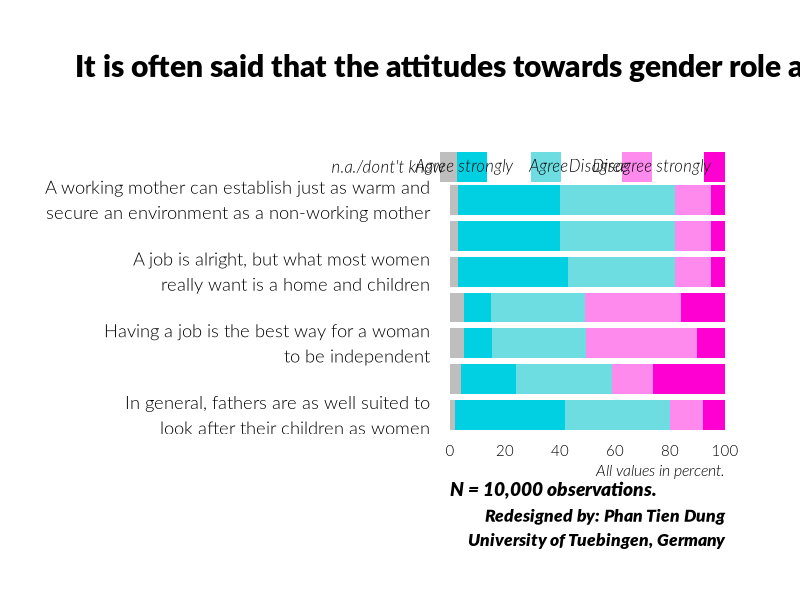

Write the R code that produced this figure. (Note: this script raises an error after producing the figure.)
library(readxl)
library(readr)
library(tidyverse)
library(pdftools)
library(graphics)

# Different kind of barchart multiple;
# The data was created by author.

myC_v159 <- "A working mother can establish just as warm and\nsecure an environment as a non-working mother"
myC_v160 <- "A pre-school child is likely to suffer if\nhis or her mother is working"
myC_v161 <- "A job is alright, but what most women\nreally want is a home and children"
myC_v162 <- "Being a housewife is just as fulfilling as\nworking"
myC_v163 <- "Having a job is the best way for a woman\nto be independent"
myC_v164 <- "Both the husband and wife should contribute\nto the family income"
myC_v165 <- "In general, fathers are as well suited to\nlook after their children as women"
myC_v166 <- "Men should take as much responsibility\nas women for their household and children"
myNames <- c(myC_v165, myC_v164, myC_v163, myC_v162, myC_v161, myC_v160, myC_v159)


# Create hypothetical data;

c1 <- c(2,40,38,12,8)
c2 <- c(4,20,35,15,26)
c3 <- c(5,10,34,40,10)
c4 <- c(5,10,34,35,16)
c5 <- c(3,40,39,13,5)
c6 <- c(3,37,42,13,5)
c7 <- c(4,30,42,16,8)

# Convert into percentage;

d1 <- c1/sum(c1)
d2 <- c2/sum(c2)
d3 <- c3/sum(c3)
d4 <- c4/sum(c4)
d5 <- c5/sum(c5)
d6 <- c6/sum(c6)
d7 <- c6/sum(c7)

# Data preparation 

myData1 <- matrix(c(d1,d2,d3,d4,d5,d6,d7),byrow = FALSE,nrow = 5)
myData1 <- myData1*100
myData1
myResonpse <- c("n.a./dont't know","Agree strongly","Agree","Disagree","Disagree strongly")


pdf_file <- 'BarChart_Multiple_Cont.pdf'
cairo_pdf(filename = pdf_file,bg = 'grey98',width = 13,height = 10.5)
par(
  
  omi = c(0,0.75,1.25,0.75),
  mai = c(1.6,3.75,0.5,0),
  lheight = 1.15,
  family = 'Lato Light',
  las = 1
  
  )


myC1 <- rgb(0,208,226,maxColorValue = 255)
myC2 <- rgb(109,221,225,maxColorValue = 255)
myC3 <- rgb(255,138,238,maxColorValue = 255)
myC4 <- rgb(255,0,210,maxColorValue = 255)
myColors <- c('grey',myC1,myC2,myC3,myC4)


x <- barplot(myData1,horiz = TRUE,names.arg = myNames,cex.names = 1.1,border = NA,
             xlim = c(0,100),col = myColors,axes = FALSE)



px <- c(2,8,35,68,98)
py <- rep(9,5)
tx <- c(-2,23,43,65,95)
ty <- rep(9,5)

points(px,py,pch = 15,cex = 4,col = myColors,xpd = TRUE)
text(tx,ty,myResonpse,adj = 1,xpd = TRUE,family = 'Lato Light',font = 3)
mtext(seq(0,100,by = 20),side = 1,at = seq(0,100,by = 20),cex = 0.9)

# Add title


mtext("It is often said that the attitudes towards gender role are changing:",side = 3,
      line = 2.2,adj = 0,cex = 1.8,outer = TRUE,family = 'Lato Black')
mtext('All values in percent.',side = 1,line = 1,adj = 1,cex = 0.95,font = 3)
mtext('Redesigned by: Phan Tien Dung\nUniversity of Tuebingen, Germany',
      side = 1,line = 4.5,adj = 1,cex = 1.05,font = 3,family = 'Lato Black')
mtext("N = 10,000 observations.",side = 1,line = 2,adj = 0,cex = 1.15,family = 'Lato Black',font = 3)


dev.off()


# Convert image form;

pdf_convert(
  
  
  pdf = pdf_file,
  format = 'png',
  pages = NULL,
  filenames = NULL,
  dpi = 72,
  antialias = TRUE,
  opw = '',
  upw = '',
  verbose = TRUE
  
  
)
